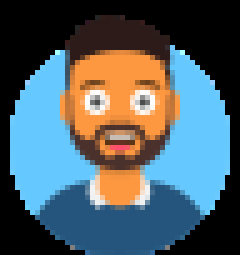
#> input picture Emotion_detection_with_CNN/emojis/happy.png, 48 x 51 px, found by its file name (shown 5 times larger)
$ python test_no_upload.py
#> lines starting #> are read from the running program, lines starting #| are printed output that depends on the picture
import cv2
import numpy as np
from keras.models import model_from_json

happy_image = cv2.imread("Emotion_detection_with_CNN/emojis/happy.png")
#> happy_image is the input picture: shape (51, 48, 3); mean B, G, R 102, 95.3, 79.4
sad_image = cv2.imread("Emotion_detection_with_CNN/emojis/sad.png")
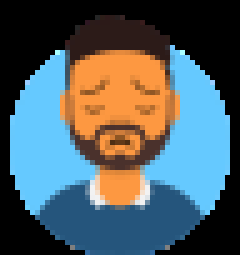
#> input picture Emotion_detection_with_CNN/emojis/sad.png, 48 x 51 px, found by its file name (shown 5 times larger)
#> sad_image is the input picture: shape (51, 48, 3); mean B, G, R 98.9, 94, 79.8
angry_image = cv2.imread("Emotion_detection_with_CNN/emojis/angry.png")
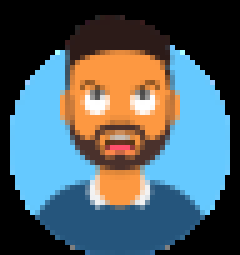
#> input picture Emotion_detection_with_CNN/emojis/angry.png, 48 x 51 px, found by its file name (shown 5 times larger)
#> angry_image is the input picture: shape (51, 48, 3); mean B, G, R 101.9, 95.2, 79.5
surprised_image = cv2.imread("Emotion_detection_with_CNN/emojis/surprised.png")
neutral_image = cv2.imread("Emotion_detection_with_CNN/emojis/neutral.png")
disgust_image = cv2.imread("Emotion_detection_with_CNN/emojis/disgust.png")
fearful_image = cv2.imread("Emotion_detection_with_CNN/emojis/fearful.png")

emotion_dict = {0: angry_image, 1: disgust_image, 2: fearful_image, 3: happy_image, 4: neutral_image, 5: sad_image, 6: surprised_image}

emotion_dict_text = {0: "Angry", 1: "Disgusted", 2: "Fearful", 3: "Happy", 4: "Neutral", 5: "Sad", 6: "Surprised"}

# load json and create model
json_file = open('Emotion_detection_with_CNN/model/emotion_model.json', 'r')
#> (reads Emotion_detection_with_CNN/model/emotion_model.json from the repository)
loaded_model_json = json_file.read()
json_file.close()
#> (the run stopped early here; a loop or call above may not have finished)
